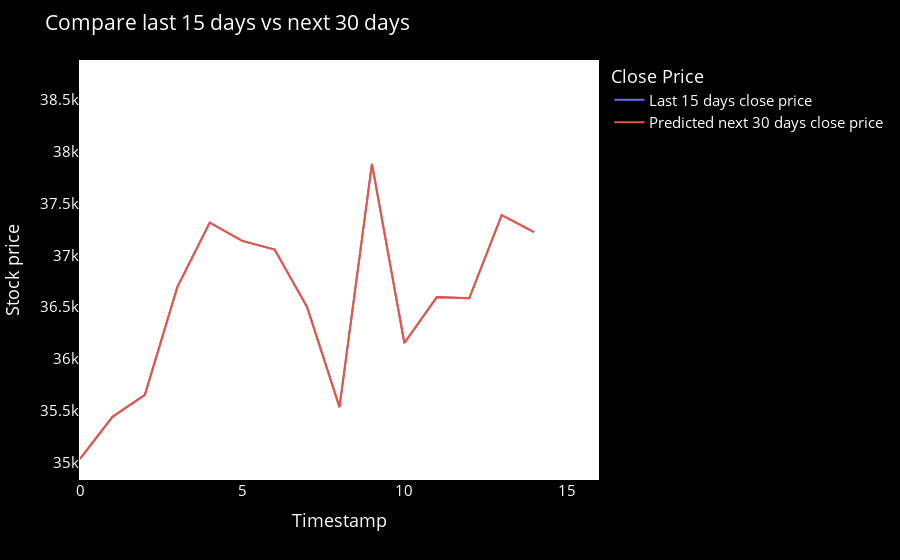

Source (notebook cell):
### Code cell
temp_mat = np.empty((len(last_days)+pred_days+1,1))
temp_mat[:] = np.nan
temp_mat = temp_mat.reshape(1,-1).tolist()[0]

last_original_days_value = temp_mat
next_predicted_days_value = temp_mat

last_original_days_value[0:time_step+1] = scaler.inverse_transform(closedf[len(closedf)-time_step:]).reshape(1,-1).tolist()[0]
next_predicted_days_value[time_step+1:] = scaler.inverse_transform(np.array(lst_output).reshape(-1,1)).reshape(1,-1).tolist()[0]

new_pred_plot = pd.DataFrame({
    'last_original_days_value':last_original_days_value,
    'next_predicted_days_value':next_predicted_days_value
})

names = cycle(['Last 15 days close price','Predicted next 30 days close price'])

fig = px.line(new_pred_plot,x=new_pred_plot.index, y=[new_pred_plot['last_original_days_value'],
                                                      new_pred_plot['next_predicted_days_value']],
              labels={'value': 'Stock price','index': 'Timestamp'})
fig.update_layout({
    'plot_bgcolor': 'black',
    'paper_bgcolor': 'black'
})
fig.update_layout(title_text='Compare last 15 days vs next 30 days',
                  plot_bgcolor='white', font_size=15, font_color='white',legend_title_text='Close Price')

fig.for_each_trace(lambda t:  t.update(name = next(names)))
fig.update_xaxes(showgrid=False)
fig.update_yaxes(showgrid=False)
fig.show()

### Figure 1 — Plotly figure (JSON) as saved in the notebook; plotly's stock layout.template omitted (floating-point values rounded to 4 significant figures)
{"data": [{"hovertemplate": "variable=last_original_days_value<br>Timestamp=%{x}<br>Stock price=%{y}<extra></extra>", "legendgroup": "last_original_days_value", "line": {"color": "#636efa", "dash": "solid"}, "marker": {"symbol": "circle"}, "mode": "lines", "name": "Last 15 days close price", "orientation": "v", "showlegend": true, "type": "scatter", "x": [0, 1, 2, 3, 4, 5, 6, 7, 8, 9, 10, 11, 12, 13, 14, 15, 16], "xaxis": "x", "y": [35040.0, 35440.0, 35660.0, 36690.0, 37310.0, 37140.0, 37050.0, 36500.0, 35540.0, 37880.0, 36150.0, 36600.0, 36590.0, 37390.0, 37220.0, null, 38680.0], "yaxis": "y"}, {"hovertemplate": "variable=next_predicted_days_value<br>Timestamp=%{x}<br>Stock price=%{y}<extra></extra>", "legendgroup": "next_predicted_days_value", "line": {"color": "#EF553B", "dash": "solid"}, "marker": {"symbol": "circle"}, "mode": "lines", "name": "Predicted next 30 days close price", "orientation": "v", "showlegend": true, "type": "scatter", "x": [0, 1, 2, 3, 4, 5, 6, 7, 8, 9, 10, 11, 12, 13, 14, 15, 16], "xaxis": "x", "y": [35040.0, 35440.0, 35660.0, 36690.0, 37310.0, 37140.0, 37050.0, 36500.0, 35540.0, 37880.0, 36150.0, 36600.0, 36590.0, 37390.0, 37220.0, null, 38680.0], "yaxis": "y"}], "layout": {"font": {"color": "white", "size": 15}, "legend": {"title": {"text": "Close Price"}, "tracegroupgap": 0}, "margin": {"t": 60}, "paper_bgcolor": "black", "plot_bgcolor": "white", "title": {"text": "Compare last 15 days vs next 30 days"}, "xaxis": {"anchor": "y", "domain": [0, 1], "showgrid": false, "title": {"text": "Timestamp"}}, "yaxis": {"anchor": "x", "domain": [0, 1], "showgrid": false, "title": {"text": "Stock price"}}}}
